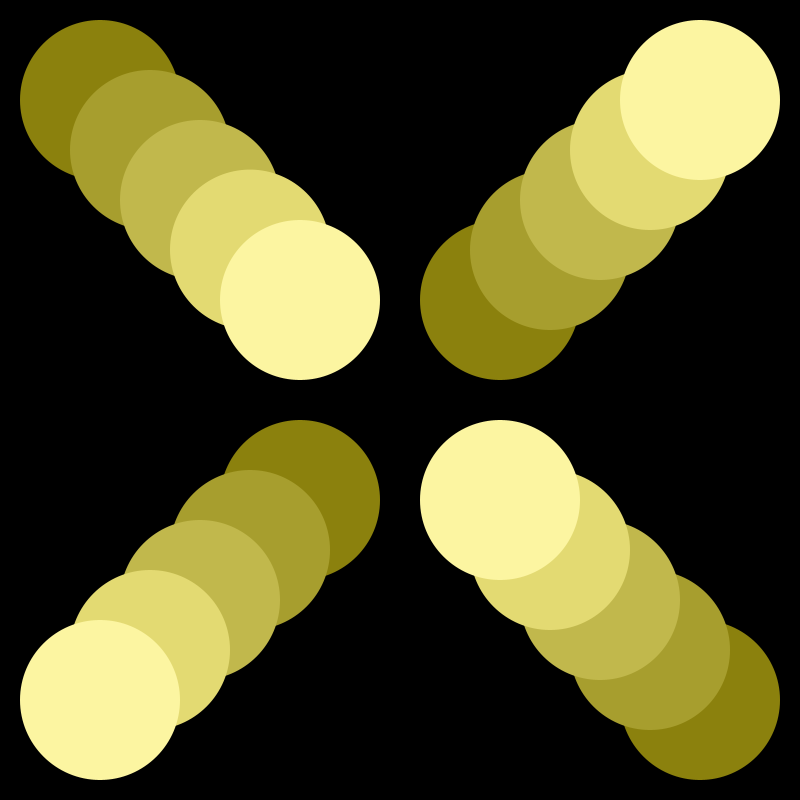
Frame 1 (no input)
Frame 60 (the mouse pressed at the canvas centre just before this capture): identical to frame 1, image omitted
Frame 120 (the mouse held since frame 60 and released just before this capture): identical to frame 1, image omitted

The Processing sketch that drew this single still picture (run headless with seeded random() and noise(); from frame 60 on, the mouse is pressed at the canvas centre):

// Processing sketch: archivo1
// ── archivo1.pde
/* figuras geométricas*/

//variables globales
color amarillo1, amarillo2, amarillo3, amarillo4, amarillo5;
float x, y;
int columna, fila;

//configuraciones
void setup () {
  size (800, 800);
  noStroke();
  amarillo1 = color (252, 245, 161);
  amarillo2 = color ( 227, 218, 114);
  amarillo3 = color (193, 184, 76);
  amarillo4 = color (167, 158, 46);
  amarillo5 = color (139, 129, 13);
}

void draw () {
  background (0);
  dibujo ();
}

void dibujo () {
  // CUADRICULA SUPERIOR IZQUIERDA
  //circulo 1
  fill (amarillo5);
  circle ( width * 0.125, height * 0.125, height * 0.20);
  //circulo2
  fill (amarillo4);
  circle (width * 0.125 +width *0.0625, height * 0.125 + height *0.0625, height*0.20);
  //circulo 3
  fill (amarillo3);
  circle(width* 0.25, height * 0.25, height* 0.20);
  //circulo4
  fill (amarillo2);
  circle(width *0.25 + width *0.0625, height * 0.25 + height *0.062, height * 0.20);
  // circulo 5
  fill (amarillo1);
  circle (width *0.25 + width *0.125, height * 0.25+ height*0.125, height * 0.20);

  // CUADRICULA SUPERIOR DERECHA
  //circulo 1
  fill (amarillo5);
  circle (width * 0.5 + width * 0.125, height * 0.25 + height * 0.125, height * 0.20);
  // circulo 2
  fill (amarillo4);
  circle (width * 0.625 + width * 0.0625, height * 0.25 + height * 0.0625, height * 0.20);
  // circulo3
  fill (amarillo3);
  circle(width * 0.75, height * 0.25, height * 0.20);
  // circulo4
  fill(amarillo2);
  circle(width * 0.75 + width*0.0625, height * 0.125 + height * 0.0625, height * 0.20);
  //circulo 5
  fill (amarillo1);
  circle ( width * 0.75 + width * 0.125, height * 0.125, height * 0.20);
  
  //CUADRICULA INFERIOR IZQUIERDA
  //circulo1
 fill(amarillo5);
 circle (width * 0.25 + width * 0.125, height * 0.5 + height * 0.125, height * 0.20);
 //circulo2
 fill(amarillo4);
 circle ( width * 0.25 + width * 0.0625, height * 0.5 + height * 0.125 + height * 0.0625, height * 0.20);
 //circulo 3
 fill(amarillo3);
 circle(width * 0.25, height * 0.75, height * 0.20);
 //circulo4
 fill(amarillo2);
 circle(width * 0.125 + width * 0.0625, height * 0.75 + height * 0.0625, height * 0.20);
 //circulo 5
 fill (amarillo1);
 circle (width * 0.125, height * 0.75 + height * 0.125, height * 0.20);
 //CUADRICULA INFERIOR DERECHA
 //circulo1
  fill(amarillo5);
 circle(width * 0.75 + width * 0.125, height * 0.75 + height * 0.125,+height * 0.20);
 
 //circulo2
 fill (amarillo4);
 circle ( width * 0.75 + width * 0.0625, height * 0.75 + height * 0.0625, height *0.20);
 //circulo3
 fill(amarillo3);
 circle ( width * 0.75, height *  0.75, height * 0.20);
 //circulo 4
 fill(amarillo2);
 circle(width * 0.5 + width*0.125+ width * 0.0625 , height * 0.5 + height * 0.125 + height * 0.0625, height * 0.20);
 
 //circulo5
fill (amarillo1);
 circle(width * 0.5 + width * 0.125, height * 0.5 + height * 0.125, height * 0.20);
}
